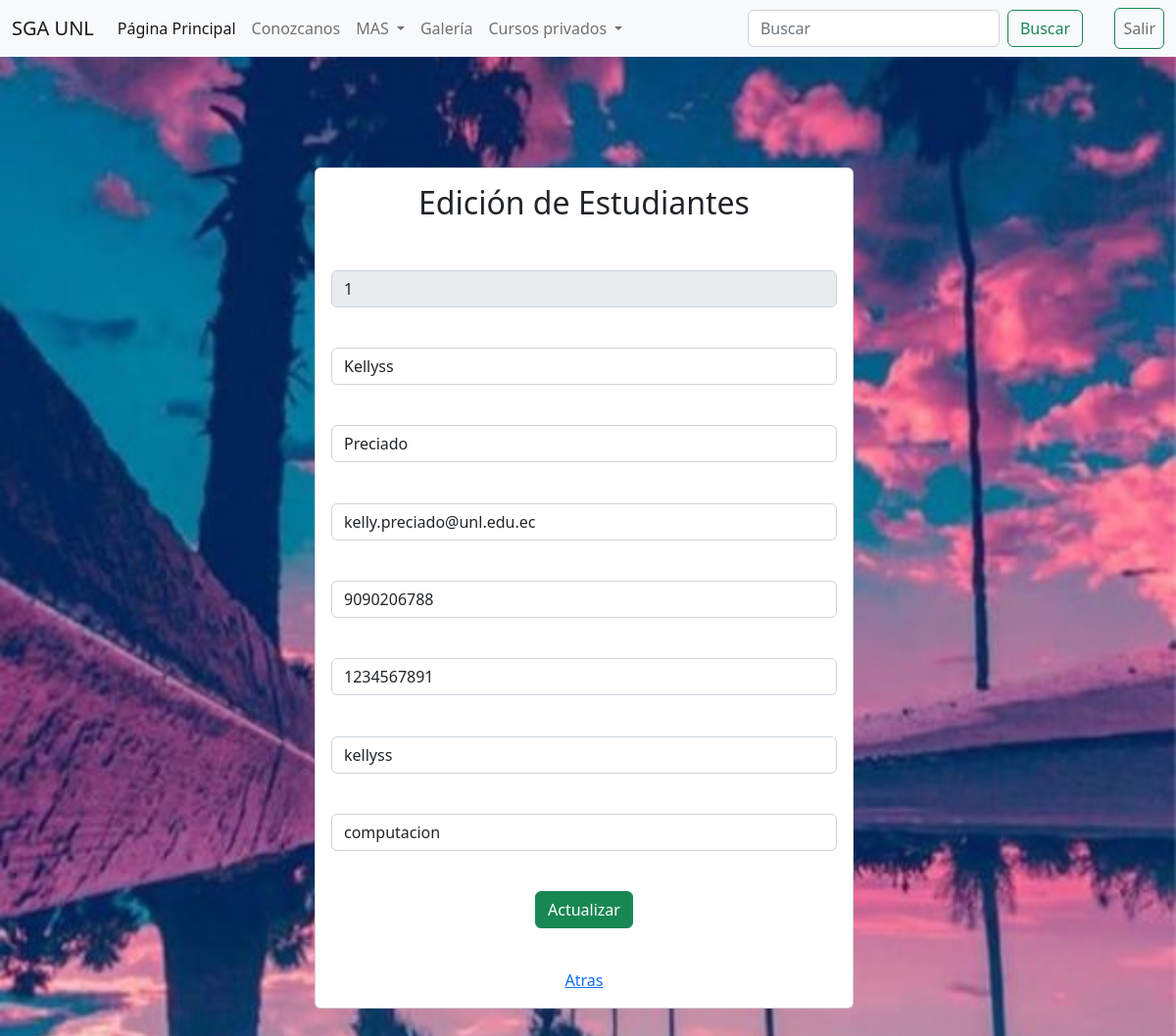
Page /tareas/edicionEstudiante/1 on the committed database.
### APPAdministrarTareas/models.py (models this page shows, shortened)
class Estudiante(models.Model):
    carrera = (('sistemas','sistemas'),('computacion','computacion'),('electricidad','electricidad'),('electronica','electronica'),)
    nombreE = models.CharField(max_length=30, blank=False)
    apellidoE = models.CharField(max_length=30, blank=False)
    correoE = models.EmailField()
    celularE = models.CharField(max_length=10, blank=False)
    cedulaE = models.CharField(max_length=10, blank=False)
    user = models.CharField(max_length=15, blank=False)
    carrera_E= models.CharField(max_length=30, choices=carrera, default="", blank=False)

### APPAdministrarTareas/views.py (the view)
# urls.py: path('edicionEstudiante/<id>', views.edicionEstudiante),
def edicionEstudiante(request, id):
    estudiante = Estudiante.objects.get(id=id)
    return render(request, "edicionEstudiante.html", {"curso": estudiante})

### APPAdministrarTareas/templates/edicionEstudiante.html (shortened to what this page needs)
{% extends "./base.html" %}
{% load static %}
{% block body %}
<!DOCTYPE html>
<html lang="en">
<head>
    <link
      href="https://cdn.jsdelivr.net/npm/bootstrap@5.2.2/dist/css/bootstrap.min.css"
      rel="stylesheet"
    />
    <link rel="stylesheet" href="../static/css/cuenta.css">
</head>
<body id="bodyprincipal">
    <div class="container-fluid" id="cuerpo">
        <div class="text-center">
            <div class="col-sm-12 col-md-6 col-lg-8 col-xl-8">
                <div class="card card-body">
                    <h2> Edición de Estudiantes</h2>
                    <form action="/tareas/editarEstudiante/" method="POST">{% csrf_token %}
                        <div class="form-group" style="margin-top: 8%;">
                            <input type="text" id="id" name="id" class="form-control"
                            minlength="6" maxlength="50" value="{{curso.id}}" disabled>
                        </div>
                        <div class="form-group" style="margin-top: 8%;">
                            <input type="text" id="txtNombre" name="txtNombre" class="form-control" placeholder="Nombre Estudiante"
                                minlength="6" maxlength="50" value="{{curso.nombreE}}" required>
                        </div>
                        <div class="form-group" style="margin-top: 8%;" >
                            <input type="text" id="txtApellido" name="txtApellido" class="form-control" placeholder="Apellido Estudiante"
                                maxlength="50" value="{{curso.apellidoE}}" required>
                        </div>
                        <div class="form-group" style="margin-top: 8%;">
                            <input type="text" id="txtCorreo" name="txtCorreo" class="form-control" placeholder="Correo Estudiante"
                                minlength="6" maxlength="50" value="{{curso.correoE}}" required>
                        </div>
                        <div class="form-group" style="margin-top: 8%;" >
                            <input type="text" id="txtCelular" name="txtCelular" class="form-control" placeholder="Celular Estudiante"
                                maxlength="50" value="{{curso.celularE}}" required>
                        </div>
                        <div class="form-group" style="margin-top: 8%;" >
                            <input type="text" id="txtCedula" name="txtCedula" class="form-control" placeholder="Cedula Estudiante"
                                maxlength="50" value="{{curso.cedulaE}}" required>
                        </div>
                        <div class="form-group" style="margin-top: 8%;">
                            <input type="text" id="usuario" name="usuario" class="form-control" placeholder="Usuario de identificacion"
                                minlength="6" maxlength="50" value="{{curso.user}}" required>
                        </div>
                        <div class="form-group" style="margin-top: 8%;" >
                            <input type="text" id="carrera" name="carrera" class="form-control"
                            placeholder="Escoge entre: sistemas, computacion, electricidad, electronica"
                            maxlength="50" value="{{curso.carrera_E}}" required>
                        </div>
                        <div class="form-group" style="margin-top: 8%;">
                            <button type="submit" class="btn btn-success btn-block text-white">Actualizar</button>
                        </div>
                        <div class="form-group" style="margin-top: 8%;">
                           <a href="/tareas/listadoEstudiantes/"> Atras </a>
                        </div>
                    </form>
                </div>
            </div>
        </div>
    </div>
</body>
</html>
{% endblock %}

### APPAdministrarTareas/static/css/cuenta.css (style rules this page uses)
#bodyprincipal { background-image: url(../images/fondoC.jpg); background-repeat: no-repeat; background-position: center center; min-height: 100vh; height: 1800px; background-attachment: fixed; background-size: cover; }
#cuerpo { margin-top: 8%; padding-left: 25%; align-items: center; display: inline-block; }

### rows in the picture
Estudiante: id "1", txtNombre "Kellyss", txtApellido "Preciado", txtCorreo "kelly.preciado@unl.edu.ec", txtCelular "9090206788", txtCedula "1234567891", usuario "kellyss", carrera "computacion"
